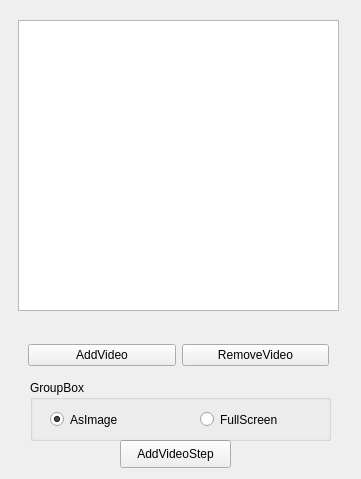
<?xml version="1.0" encoding="UTF-8"?>
<ui version="4.0">
 <class>VideoManager</class>
 <widget class="QWidget" name="VideoManager">
  <property name="geometry">
   <rect>
    <x>0</x>
    <y>0</y>
    <width>361</width>
    <height>479</height>
   </rect>
  </property>
  <property name="windowTitle">
   <string>Add Video</string>
  </property>
  <property name="toolTipDuration">
   <number>1</number>
  </property>
  <widget class="QListWidget" name="videoListWidget">
   <property name="geometry">
    <rect>
     <x>18</x>
     <y>20</y>
     <width>321</width>
     <height>291</height>
    </rect>
   </property>
  </widget>
  <widget class="QPushButton" name="addVideoStepBtn">
   <property name="geometry">
    <rect>
     <x>120</x>
     <y>440</y>
     <width>111</width>
     <height>28</height>
    </rect>
   </property>
   <property name="text">
    <string>AddVideoStep</string>
   </property>
  </widget>
  <widget class="QGroupBox" name="groupBox">
   <property name="geometry">
    <rect>
     <x>30</x>
     <y>380</y>
     <width>301</width>
     <height>61</height>
    </rect>
   </property>
   <property name="title">
    <string>GroupBox</string>
   </property>
   <widget class="QRadioButton" name="ImageRdBox">
    <property name="geometry">
     <rect>
      <x>20</x>
      <y>30</y>
      <width>115</width>
      <height>19</height>
     </rect>
    </property>
    <property name="text">
     <string>AsImage</string>
    </property>
    <property name="checked">
     <bool>true</bool>
    </property>
   </widget>
   <widget class="QRadioButton" name="FullScreenRdBox">
    <property name="geometry">
     <rect>
      <x>170</x>
      <y>30</y>
      <width>115</width>
      <height>19</height>
     </rect>
    </property>
    <property name="text">
     <string>FullScreen</string>
    </property>
   </widget>
  </widget>
  <widget class="QWidget" name="">
   <property name="geometry">
    <rect>
     <x>28</x>
     <y>340</y>
     <width>301</width>
     <height>30</height>
    </rect>
   </property>
   <layout class="QHBoxLayout" name="horizontalLayout">
    <item>
     <widget class="QPushButton" name="addVideoBtn">
      <property name="text">
       <string>AddVideo</string>
      </property>
     </widget>
    </item>
    <item>
     <widget class="QPushButton" name="removeVideoBtn">
      <property name="text">
       <string>RemoveVideo</string>
      </property>
     </widget>
    </item>
   </layout>
  </widget>
 </widget>
 <resources/>
 <connections/>
</ui>
